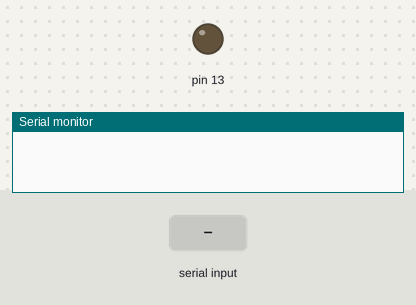
Bench run of a sketch on a simulated Arduino Uno, built with avr-gcc and run on an emulated ATmega328P. On the bench: output pins drawn as LEDs (lit = HIGH), the last lines printed to the serial monitor. Inputs (shaded band) come from the test bench.

Above: at 1.2 s.
1.3 s: "1" received over Serial
At 2.1 s:
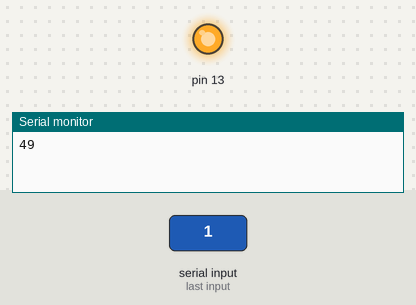
Timing chart, 0 to 7.8 s (numbered marks = the images above; inputs shaded):
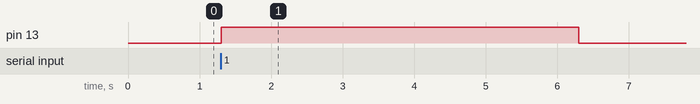

The sketch:

_25-8-print.pdf.ino
```cpp
int incomingByte = 0;   // for incoming serial data

void setup() {
        Serial.begin(9600);     // opens serial port, sets data rate to 9600 bps
  pinMode(13, OUTPUT);
}

void loop() {

        // send data only when you receive data:
        if (Serial.available() > 0) {
                // read the incoming byte:
                incomingByte = Serial.read();
                Serial.print(incomingByte);

    if (incomingByte == 49)
    {
        digitalWrite(13, HIGH);   // turn the LED on (HIGH is the voltage level)
        delay(5000);              // wait for a second
        digitalWrite(13, LOW);    // turn the LED off by making the voltage LOW
        delay(5000);
    }
                // say what you got:
                //Serial.print("I received: ");
                //Serial.println(incomingByte, DEC);
        }
}
```

Measured:
- after the input at 1.3 s, pin 13: LOW → HIGH at once, → LOW 5.0 s later
